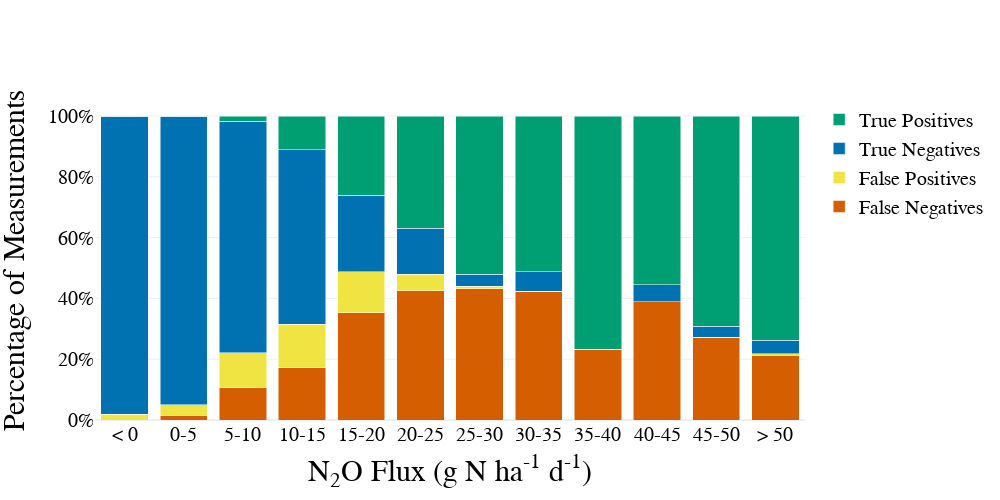

The notebook cell saved with this chart:
### Code cell
import plotly.express as px
import plotly.graph_objects as go
from plotly.subplots import make_subplots
# Create the same figure as above, but only for the RF model using true classifications
error_df = pd.read_csv("error_df-YEAR_Separated.csv")
bins_list = error_df[error_df['Classification'] == 'MCD']['Bin'].tolist()
tp_list = error_df[error_df['Classification'] == 'MCD']['TP'].tolist()
fp_list = error_df[error_df['Classification'] == 'MCD']['FP'].tolist()
tn_list = error_df[error_df['Classification'] == 'MCD']['TN'].tolist()
fn_list = error_df[error_df['Classification'] == 'MCD']['FN'].tolist()

fig = make_subplots(rows=1, cols=1)
# Set figure size
fig.update_layout(width=1000, height=500)

fig.add_bar(x=bins_list, y=fn_list, name='False Negatives', row=1, col=1, marker=dict(color='#d55e00'))
fig.add_bar(x=bins_list, y=fp_list, name='False Positives', row=1, col=1, marker=dict(color='#f0e442'))
fig.add_bar(x=bins_list, y=tn_list, name='True Negatives', row=1, col=1, marker=dict(color='#0072b2'))
fig.add_bar(x=bins_list, y=tp_list, name='True Positives', row=1, col=1, marker=dict(color='#009e73'))
fig.update_layout(barmode='stack', title_text='', )
# Set the subplot
fig.update_xaxes(title_text='N<sub>2</sub>O Flux (g N ha<sup>-1</sup> d<sup>-1</sup>)', row=1, col=1)
#fig.update_yaxes(title_text='Percentage', row=1, col=1)
# Set y tick labels manually
fig.update_yaxes(tickvals=[0,0.2,0.4, 0.6, 0.8, 1.0], row=1, col=1)
# Set Y axis tick labels to percents
fig.update_yaxes(tickformat=".0%", row=1, col=1)

# Set x tick labels manually
x_labels = ['< 0', '0-5', '5-10', '10-15', '15-20', '20-25', '25-30', '30-35', '35-40', '40-45', '45-50', '> 50']
fig.update_xaxes(tickvals = [-2.5, 2.5, 7.5, 12.5, 17.5, 22.5, 27.5, 32.5, 37.5, 42.5, 47.5, 52.5], ticktext=x_labels, row=1, col=1)
# Set all font to my_font
fig.update_layout(
    font_family="Times New Roman",
    font_color="black",
    title_font_family="Times New Roman",
    legend_title_font_color="black",
    legend_font_size=20,
    xaxis_tickfont_size=20,
    yaxis_tickfont_size=20,
    xaxis_title_font_size=30,
    yaxis_title_font_size=30
)
# Set y axis title
fig.update_yaxes(title_text='Percentage of Measurements', row=1, col=1)


# Set figure style
fig.update_layout(
    template="plotly_white",
)
fig.write_image("XGB_error_fig.svg", format='svg',)

fig.show()

### Figure 1 — Plotly figure (JSON) as saved in the notebook; plotly's stock layout.template omitted (floating-point values rounded to 4 significant figures)
{"data": [{"marker": {"color": "#d55e00"}, "name": "False Negatives", "type": "bar", "x": [42.5, -2.5, 52.5, 22.5, 7.5, 2.5, 32.5, 17.5, 27.5, 37.5, 12.5, 47.5], "xaxis": "x", "y": [0.3889, 0, 0.2134, 0.4247, 0.1061, 0.01614, 0.4231, 0.3529, 0.432, 0.2333, 0.1712, 0.2727], "yaxis": "y"}, {"marker": {"color": "#f0e442"}, "name": "False Positives", "type": "bar", "x": [42.5, -2.5, 52.5, 22.5, 7.5, 2.5, 32.5, 17.5, 27.5, 37.5, 12.5, 47.5], "xaxis": "x", "y": [0, 0.01852, 0.00431, 0.05479, 0.1144, 0.03393, 0, 0.1345, 0.008, 0, 0.1441, 0], "yaxis": "y"}, {"marker": {"color": "#0072b2"}, "name": "True Negatives", "type": "bar", "x": [42.5, -2.5, 52.5, 22.5, 7.5, 2.5, 32.5, 17.5, 27.5, 37.5, 12.5, 47.5], "xaxis": "x", "y": [0.05556, 0.9815, 0.04526, 0.1507, 0.762, 0.9493, 0.0641, 0.2521, 0.04, 0, 0.573, 0.03636], "yaxis": "y"}, {"marker": {"color": "#009e73"}, "name": "True Positives", "type": "bar", "x": [42.5, -2.5, 52.5, 22.5, 7.5, 2.5, 32.5, 17.5, 27.5, 37.5, 12.5, 47.5], "xaxis": "x", "y": [0.5556, 0, 0.7371, 0.3699, 0.01753, 0.0006588, 0.5128, 0.2605, 0.52, 0.7667, 0.1117, 0.6909], "yaxis": "y"}], "layout": {"barmode": "stack", "font": {"color": "black", "family": "Times New Roman"}, "height": 500, "legend": {"font": {"size": 20}, "title": {"font": {"color": "black"}}}, "title": {"font": {"family": "Times New Roman"}, "text": ""}, "width": 1000, "xaxis": {"anchor": "y", "domain": [0, 1], "tickfont": {"size": 20}, "ticktext": ["< 0", "0-5", "5-10", "10-15", "15-20", "20-25", "25-30", "30-35", "35-40", "40-45", "45-50", "> 50"], "tickvals": [-2.5, 2.5, 7.5, 12.5, 17.5, 22.5, 27.5, 32.5, 37.5, 42.5, 47.5, 52.5], "title": {"font": {"size": 30}, "text": "N<sub>2</sub>O Flux (g N ha<sup>-1</sup> d<sup>-1</sup>)"}}, "yaxis": {"anchor": "x", "domain": [0, 1], "tickfont": {"size": 20}, "tickformat": ".0%", "tickvals": [0, 0.2, 0.4, 0.6, 0.8, 1], "title": {"font": {"size": 30}, "text": "Percentage of Measurements"}}}}
